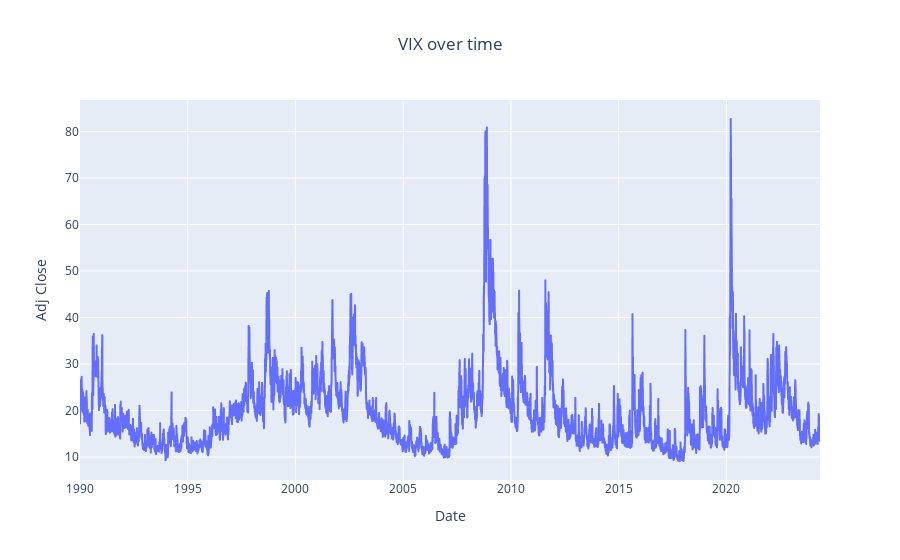

The notebook cell saved with this chart:
### Code cell
# Dynamic visualisation of VIX prices
fig = px.line(vix,
              x=vix.index,
              y="Adj Close",
              title='VIX over time')
fig.update_layout(title_x=0.5)  # This will center the title horizontally

fig.show()

### Figure 1 — Plotly figure (JSON) as saved in the notebook; plotly's stock layout.template omitted (floating-point values rounded to 4 significant figures; data arrays with more than 128 entries replaced by an {"elided": "..."} marker saying what was removed)
{"data": [{"hovertemplate": "Date=%{x}<br>Adj Close=%{y}<extra></extra>", "legendgroup": "", "line": {"color": "#636efa", "dash": "solid"}, "marker": {"symbol": "circle"}, "mode": "lines", "name": "", "showlegend": false, "type": "scattergl", "x": {"elided": "8652 str values"}, "xaxis": "x", "y": {"elided": "8652 float values"}, "yaxis": "y"}], "layout": {"legend": {"tracegroupgap": 0}, "title": {"text": "VIX over time", "x": 0.5}, "xaxis": {"anchor": "y", "domain": [0, 1], "title": {"text": "Date"}}, "yaxis": {"anchor": "x", "domain": [0, 1], "title": {"text": "Adj Close"}}}}
